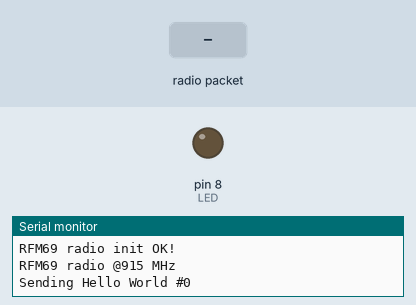
Simulated run of this sketch. Board: Arduino Uno, built with avr-gcc and run on an emulated ATmega328P. Parts: output pins drawn as LEDs (lit = HIGH), the last lines printed to the serial monitor. Dashed ring = blinking. The inputs (shaded band) are chosen by the test bench. No radio packets arrive unless stated; pins used as bus, display or sensor lines are not drawn.

Above: at 5.9 s.
6.0 s: radio packet "1" arrives
At 6.17 s:
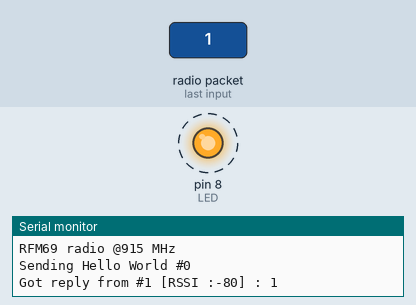
9.0 s: radio packet "0" arrives
At 12.3 s:
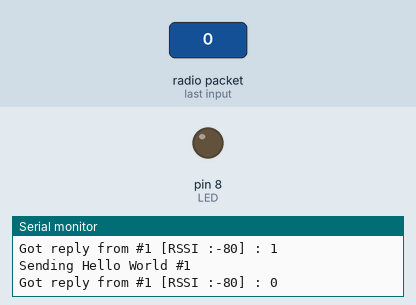
Timing chart, 0 to 13.8 s (numbered marks = the images above; inputs shaded):
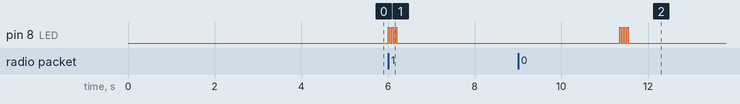

The sketch:

transmitter_with_address.ino
```cpp
// rf69 demo tx rx.pde
// -*- mode: C++ -*-
// Example sketch showing how to create a simple addressed, reliable messaging client
// with the RH_RF69 class. RH_RF69 class does not provide for addressing or
// reliability, so you should only use RH_RF69  if you do not need the higher
// level messaging abilities.
// It is designed to work with the other example rf69_server.
// Demonstrates the use of AES encryption, setting the frequency and modem
// configuration

#include <SPI.h>
#include <RH_RF69.h>
#include <RHReliableDatagram.h>
/************ Radio Setup ***************/

// Change to 434.0 or other frequency, must match RX's freq!
#define RF69_FREQ 915.0

// Where to send packets to!
#define DEST_ADDRESS   1
// change addresses for each client board, any number :)
#define MY_ADDRESS     2

#if defined (__AVR_ATmega328P__)  // Feather 328P w/wing
  #define RFM69_INT     3  //
  #define RFM69_CS      4  //
  #define RFM69_RST     2  // "A"
  #define LED           8
#endif

// Singleton instance of the radio driver
RH_RF69 rf69(RFM69_CS, RFM69_INT);

// Class to manage message delivery and receipt, using the driver declared above
RHReliableDatagram rf69_manager(rf69, MY_ADDRESS);

int16_t packetnum = 0;  // packet counter, we increment per xmission

void setup()
{
  Serial.begin(115200);
  //while (!Serial) { delay(1); } // wait until serial console is open, remove if not tethered to computer

  pinMode(LED, OUTPUT);
  pinMode(RFM69_RST, OUTPUT);
  digitalWrite(RFM69_RST, LOW);

  Serial.println("Feather Addressed RFM69 TX Test!");
  Serial.println();

  // manual reset
  digitalWrite(RFM69_RST, HIGH);
  delay(10);
  digitalWrite(RFM69_RST, LOW);
  delay(10);

  if (!rf69_manager.init()) {
    Serial.println("RFM69 radio init failed");
    while (1);
  }
  Serial.println("RFM69 radio init OK!");
  // Defaults after init are 434.0MHz, modulation GFSK_Rb250Fd250, +13dbM (for low power module)
  // No encryption
  if (!rf69.setFrequency(RF69_FREQ)) {
    Serial.println("setFrequency failed");
  }

  // If you are using a high power RF69 eg RFM69HW, you *must* set a Tx power with the
  // ishighpowermodule flag set like this:
  rf69.setTxPower(20, true);  // range from 14-20 for power, 2nd arg must be true for 69HCW

  // The encryption key has to be the same as the one in the server
  uint8_t key[] = { 0x01, 0x02, 0x03, 0x04, 0x05, 0x06, 0x07, 0x08,
                    0x01, 0x02, 0x03, 0x04, 0x05, 0x06, 0x07, 0x08};
  rf69.setEncryptionKey(key);

  pinMode(LED, OUTPUT);

  Serial.print("RFM69 radio @");  Serial.print((int)RF69_FREQ);  Serial.println(" MHz");
}


// Dont put this on the stack:
uint8_t buf[RH_RF69_MAX_MESSAGE_LEN];
uint8_t data[] = "  OK";

void loop() {
  delay(5000);  // Wait 5 second between transmits, could also 'sleep' here!

  char radiopacket[20] = "Hello World #";
  itoa(packetnum++, radiopacket+13, 10);
  Serial.print("Sending "); Serial.println(radiopacket);

  // Send a message to the DESTINATION!
  if (rf69_manager.sendtoWait((uint8_t *)radiopacket, strlen(radiopacket), DEST_ADDRESS)) {
    // Now wait for a reply from the server
    uint8_t len = sizeof(buf);
    uint8_t from;
    if (rf69_manager.recvfromAckTimeout(buf, &len, 2000, &from)) {
      buf[len] = 0; // zero out remaining string

      Serial.print("Got reply from #"); Serial.print(from);
      Serial.print(" [RSSI :");
      Serial.print(rf69.lastRssi());
      Serial.print("] : ");
      Serial.println((char*)buf);
      Blink(LED, 40, 3); //blink LED 3 times, 40ms between blinks
    } else {
      Serial.println("No reply, is anyone listening?");
    }
  } else {
    Serial.println("Sending failed (no ack)");
  }
}

void Blink(byte PIN, byte DELAY_MS, byte loops) {
  for (byte i=0; i<loops; i++)  {
    digitalWrite(PIN,HIGH);
    delay(DELAY_MS);
    digitalWrite(PIN,LOW);
    delay(DELAY_MS);
  }
}
```

Measured:
- after the input at 6.0 s, pin 8 (LED): alternates HIGH for 0.04 s and LOW for 0.04 s, 6 changes in all, then stays LOW, starting at once
- after the input at 9.0 s, pin 8 (LED): alternates HIGH for 0.04 s and LOW for 0.04 s, 6 changes in all, then stays LOW, starting after 2.3 s
